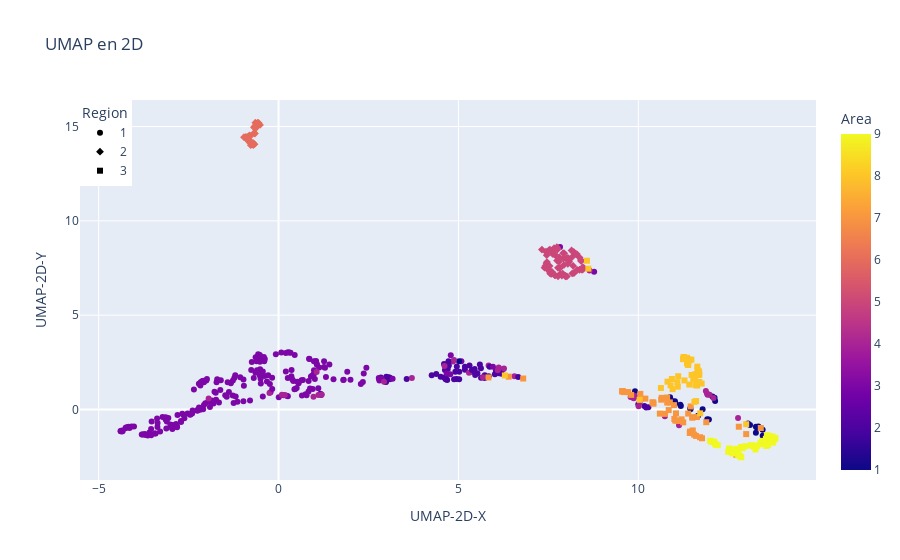
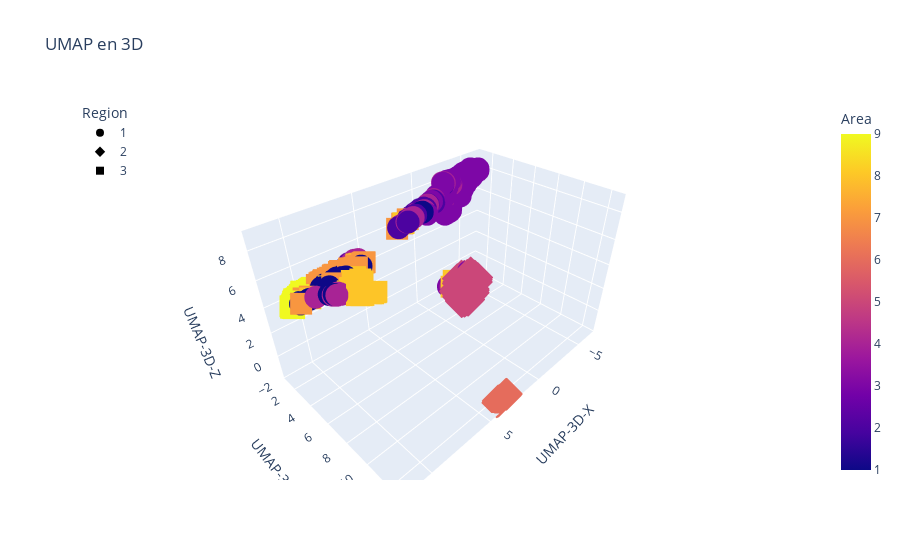

The cell these charts' notebook holds for them, in order:
### Code cell
# Convertir etiquetas a DataFrames para Plotly
df_labels3 = pd.DataFrame(data={'Region': y3})
df_labels9 = pd.DataFrame(data={'Area': y9})

# Agregar etiquetas a los resultados de UMAP
df_umap_2d = pd.DataFrame(data=X_umap_2d, columns=['UMAP-2D-X', 'UMAP-2D-Y'])
df_umap_2d = pd.concat([df_umap_2d, df_labels3, df_labels9], axis=1)

df_umap_3d = pd.DataFrame(data=X_umap_3d, columns=['UMAP-3D-X', 'UMAP-3D-Y', 'UMAP-3D-Z'])
df_umap_3d = pd.concat([df_umap_3d, df_labels3, df_labels9], axis=1)

# Visualizar en 2D
fig_2d = px.scatter(df_umap_2d, x='UMAP-2D-X', y='UMAP-2D-Y', color='Area', symbol='Region', 
                     title='UMAP en 2D')
fig_2d.update_layout(legend=dict(x=0, y=1))

fig_2d.show()

# Visualizar en 3D
fig_3d = px.scatter_3d(df_umap_3d, x='UMAP-3D-X', y='UMAP-3D-Y', z='UMAP-3D-Z', color='Area', symbol='Region',
                        title='UMAP en 3D', size_max = 1)
fig_3d.update_layout(legend=dict(x=0, y=1))

fig_3d.show()

### Figure 1 — Plotly figure (JSON) as saved in the notebook; plotly's stock layout.template omitted (floating-point values rounded to 4 significant figures; data arrays with more than 128 entries replaced by an {"elided": "..."} marker saying what was removed)
{"data": [{"hovertemplate": "Region=1<br>UMAP-2D-X=%{x}<br>UMAP-2D-Y=%{y}<br>Area=%{marker.color}<extra></extra>", "legendgroup": "1", "marker": {"color": {"elided": "323 int values"}, "coloraxis": "coloraxis", "symbol": "circle"}, "mode": "markers", "name": "1", "orientation": "v", "showlegend": true, "type": "scatter", "x": {"elided": "323 float values"}, "xaxis": "x", "y": {"elided": "323 float values"}, "yaxis": "y"}, {"hovertemplate": "Region=2<br>UMAP-2D-X=%{x}<br>UMAP-2D-Y=%{y}<br>Area=%{marker.color}<extra></extra>", "legendgroup": "2", "marker": {"color": [5, 5, 5, 5, 5, 5, 5, 5, 5, 5, 5, 5, 5, 5, 5, 5, 6, 6, 6, 6, 6, 6, 6, 6, 5, 5, 5, 5, 5, 5, 5, 5, 5, 5, 5, 5, 5, 5, 5, 5, 5, 5, 5, 5, 5, 5, 5, 5, 5, 5, 5, 5, 5, 5, 5, 5, 5, 5, 5, 5, 5, 5, 5, 5, 5, 5, 5, 5, 5, 5, 5, 5, 5, 6, 6, 6, 6, 6, 6, 6, 6, 6, 6, 6, 6, 6, 6, 6, 6, 6, 6, 6, 6, 6, 6, 6, 6, 6], "coloraxis": "coloraxis", "symbol": "diamond"}, "mode": "markers", "name": "2", "orientation": "v", "showlegend": true, "type": "scatter", "x": [8.006, 7.62, 7.513, 7.935, 8.249, 8.043, 8.3, 8.219, 7.942, 7.393, 7.736, 7.91, 8.368, 7.617, 7.799, 8.144, -0.6448, -0.5839, -0.5152, -0.7024, -0.5826, -0.7995, -0.6047, -0.8651, 7.757, 7.576, 8.364, 7.659, 7.55, 7.542, 8.477, 7.823, 7.73, 8.078, 8.015, 7.595, 8.196, 8.443, 8.453, 8.189, 7.555, 8.291, 8.21, 8.413, 7.662, 7.766, 7.593, 8.162, 7.688, 7.973, 7.973, 7.829, 8.404, 8.04, 7.674, 7.769, 7.876, 7.921, 7.454, 7.432, 7.492, 7.32, 8.42, 7.46, 8.145, 7.609, 7.899, 7.415, 7.749, 7.531, 7.742, 7.447, 7.801, -0.5935, -0.7847, -0.8107, -0.7431, -0.6987, -0.6677, -0.6685, -0.7729, -0.7703, -0.5999, -0.9613, -0.5526, -0.6206, -0.7108, -0.6851, -0.87, -0.6429, -0.6807, -0.6059, -0.6555, -0.5699, -0.8774, -0.906, -0.8658, -0.8432], "xaxis": "x", "y": [7.99, 8.349, 8.44, 7.661, 8.237, 8.039, 7.403, 8.327, 8.277, 7.518, 8.604, 8.286, 8.052, 8.245, 7.844, 8.434, 15.2, 15.19, 15.09, 14.02, 15.13, 14.16, 15.09, 14.29, 8.517, 7.259, 7.409, 8.549, 7.242, 8.475, 7.522, 7.502, 8.115, 7.835, 7.054, 7.306, 8.341, 7.513, 7.412, 7.613, 7.201, 8.24, 7.229, 7.864, 8.229, 7.508, 7.184, 7.211, 7.115, 7.084, 7.059, 7.187, 7.923, 7.727, 7.13, 7.061, 7.099, 8.007, 8.183, 8.367, 7.394, 8.475, 7.423, 7.817, 8.054, 8.438, 7.208, 7.606, 8.483, 7.606, 7.895, 7.75, 8.066, 15.03, 14.49, 14.52, 14.06, 14.09, 14.06, 14.98, 14.01, 14.2, 15.09, 14.43, 15.18, 15.11, 14.13, 14.97, 14.44, 14.89, 14.66, 15.15, 14.63, 15.2, 14.37, 14.45, 14.31, 14.44], "yaxis": "y"}, {"hovertemplate": "Region=3<br>UMAP-2D-X=%{x}<br>UMAP-2D-Y=%{y}<br>Area=%{marker.color}<extra></extra>", "legendgroup": "3", "marker": {"color": {"elided": "151 int values"}, "coloraxis": "coloraxis", "symbol": "square"}, "mode": "markers", "name": "3", "orientation": "v", "showlegend": true, "type": "scatter", "x": {"elided": "151 float values"}, "xaxis": "x", "y": {"elided": "151 float values"}, "yaxis": "y"}], "layout": {"coloraxis": {"colorbar": {"title": {"text": "Area"}}, "colorscale": [[0, "#0d0887"], [0.1111, "#46039f"], [0.2222, "#7201a8"], [0.3333, "#9c179e"], [0.4444, "#bd3786"], [0.5556, "#d8576b"], [0.6667, "#ed7953"], [0.7778, "#fb9f3a"], [0.8889, "#fdca26"], [1, "#f0f921"]]}, "legend": {"title": {"text": "Region"}, "tracegroupgap": 0, "x": 0, "y": 1}, "title": {"text": "UMAP en 2D"}, "xaxis": {"anchor": "y", "domain": [0, 1], "title": {"text": "UMAP-2D-X"}}, "yaxis": {"anchor": "x", "domain": [0, 1], "title": {"text": "UMAP-2D-Y"}}}}

### Figure 2 — Plotly figure (JSON) as saved in the notebook; plotly's stock layout.template omitted (floating-point values rounded to 4 significant figures; data arrays with more than 128 entries replaced by an {"elided": "..."} marker saying what was removed)
{"data": [{"hovertemplate": "Region=1<br>UMAP-3D-X=%{x}<br>UMAP-3D-Y=%{y}<br>UMAP-3D-Z=%{z}<br>Area=%{marker.color}<extra></extra>", "legendgroup": "1", "marker": {"color": {"elided": "323 int values"}, "coloraxis": "coloraxis", "symbol": "circle"}, "mode": "markers", "name": "1", "scene": "scene", "showlegend": true, "type": "scatter3d", "x": {"elided": "323 float values"}, "y": {"elided": "323 float values"}, "z": {"elided": "323 float values"}}, {"hovertemplate": "Region=2<br>UMAP-3D-X=%{x}<br>UMAP-3D-Y=%{y}<br>UMAP-3D-Z=%{z}<br>Area=%{marker.color}<extra></extra>", "legendgroup": "2", "marker": {"color": [5, 5, 5, 5, 5, 5, 5, 5, 5, 5, 5, 5, 5, 5, 5, 5, 6, 6, 6, 6, 6, 6, 6, 6, 5, 5, 5, 5, 5, 5, 5, 5, 5, 5, 5, 5, 5, 5, 5, 5, 5, 5, 5, 5, 5, 5, 5, 5, 5, 5, 5, 5, 5, 5, 5, 5, 5, 5, 5, 5, 5, 5, 5, 5, 5, 5, 5, 5, 5, 5, 5, 5, 5, 6, 6, 6, 6, 6, 6, 6, 6, 6, 6, 6, 6, 6, 6, 6, 6, 6, 6, 6, 6, 6, 6, 6, 6, 6], "coloraxis": "coloraxis", "symbol": "diamond"}, "mode": "markers", "name": "2", "scene": "scene", "showlegend": true, "type": "scatter3d", "x": [5.7, 5.305, 5.308, 5.996, 5.678, 5.802, 6.147, 5.615, 5.48, 5.723, 5.313, 5.544, 5.753, 5.451, 5.871, 5.55, 2.845, 2.856, 2.909, 3.85, 2.975, 3.81, 2.961, 3.775, 5.325, 5.993, 6.066, 5.348, 6.052, 5.275, 6.038, 5.995, 5.62, 5.931, 6.235, 5.978, 5.599, 6.068, 6.108, 5.987, 6.037, 5.655, 6.2, 5.903, 5.609, 5.931, 6.119, 6.174, 6.158, 6.207, 6.155, 6.137, 5.855, 5.969, 5.998, 6.235, 6.207, 5.672, 5.368, 5.33, 5.821, 5.233, 6.11, 5.641, 5.723, 5.327, 6.142, 5.724, 5.399, 5.707, 5.729, 5.663, 5.602, 3.094, 3.5, 3.581, 3.937, 3.699, 3.854, 3.091, 3.872, 3.74, 2.964, 3.664, 3.011, 2.991, 3.754, 3.072, 3.575, 3.179, 3.442, 2.921, 3.463, 2.876, 3.611, 3.614, 3.679, 3.592], "y": [11.29, 11.61, 11.38, 11.33, 10.86, 11.17, 11.0, 10.86, 11.08, 11.81, 11.16, 11.27, 10.65, 11.45, 11.44, 10.95, 12.44, 12.5, 12.45, 12.59, 12.5, 12.54, 12.49, 12.44, 11.18, 11.72, 10.97, 11.31, 11.69, 11.43, 10.85, 11.5, 11.41, 11.19, 11.35, 11.75, 10.79, 10.87, 10.8, 11.09, 11.71, 10.77, 11.13, 10.8, 11.42, 11.44, 11.59, 11.11, 11.56, 11.31, 11.38, 11.48, 10.78, 11.18, 11.62, 11.44, 11.44, 11.33, 11.68, 11.47, 11.76, 11.58, 10.92, 11.72, 11.1, 11.39, 11.5, 11.81, 11.31, 11.74, 11.49, 11.75, 11.3, 12.59, 12.4, 12.35, 12.52, 12.42, 12.54, 12.52, 12.55, 12.49, 12.5, 12.4, 12.52, 12.43, 12.49, 12.4, 12.44, 12.47, 12.44, 12.44, 12.46, 12.4, 12.33, 12.37, 12.35, 12.33], "z": [7.962, 8.055, 8.234, 7.647, 8.019, 7.87, 7.319, 8.058, 8.201, 7.534, 8.308, 8.097, 7.871, 8.134, 7.849, 8.119, -1.578, -1.597, -1.576, -1.471, -1.534, -1.514, -1.536, -1.618, 8.31, 7.198, 7.489, 8.246, 7.136, 8.215, 7.491, 7.465, 8.045, 7.755, 7.044, 7.229, 8.076, 7.45, 7.328, 7.56, 7.129, 8.011, 7.18, 7.709, 8.024, 7.55, 7.088, 7.219, 7.055, 7.083, 7.124, 7.085, 7.771, 7.627, 7.216, 7.0, 7.026, 7.951, 7.97, 8.167, 7.427, 8.13, 7.363, 7.698, 7.966, 8.242, 7.143, 7.555, 8.184, 7.585, 7.829, 7.637, 8.018, -1.463, -1.649, -1.699, -1.544, -1.622, -1.519, -1.513, -1.506, -1.564, -1.5, -1.652, -1.507, -1.593, -1.566, -1.635, -1.606, -1.568, -1.611, -1.564, -1.59, -1.608, -1.723, -1.677, -1.707, -1.717]}, {"hovertemplate": "Region=3<br>UMAP-3D-X=%{x}<br>UMAP-3D-Y=%{y}<br>UMAP-3D-Z=%{z}<br>Area=%{marker.color}<extra></extra>", "legendgroup": "3", "marker": {"color": {"elided": "151 int values"}, "coloraxis": "coloraxis", "symbol": "square"}, "mode": "markers", "name": "3", "scene": "scene", "showlegend": true, "type": "scatter3d", "x": {"elided": "151 float values"}, "y": {"elided": "151 float values"}, "z": {"elided": "151 float values"}}], "layout": {"coloraxis": {"colorbar": {"title": {"text": "Area"}}, "colorscale": [[0, "#0d0887"], [0.1111, "#46039f"], [0.2222, "#7201a8"], [0.3333, "#9c179e"], [0.4444, "#bd3786"], [0.5556, "#d8576b"], [0.6667, "#ed7953"], [0.7778, "#fb9f3a"], [0.8889, "#fdca26"], [1, "#f0f921"]]}, "legend": {"title": {"text": "Region"}, "tracegroupgap": 0, "x": 0, "y": 1}, "scene": {"domain": {"x": [0, 1], "y": [0, 1]}, "xaxis": {"title": {"text": "UMAP-3D-X"}}, "yaxis": {"title": {"text": "UMAP-3D-Y"}}, "zaxis": {"title": {"text": "UMAP-3D-Z"}}}, "title": {"text": "UMAP en 3D"}}}
